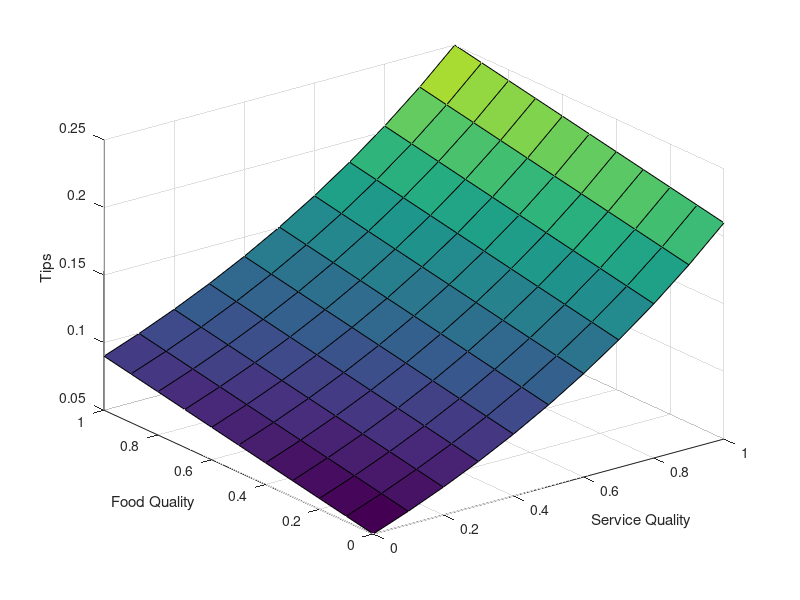

The MATLAB source for this figure: (Note: this script raises an error after producing the figure.)
% motivatingexp.m
x1 = 0:0.1:1;
x2 = 0:0.1:1;
[X1, X2] = meshgrid(x1, x2);
u1 = (exp(X1)-1)/(exp(1)-1);
u2 = X2;
u = 0.8*u1 + 0.2*u2;
tips = (0.25-0.05)*u + 0.05;
figure
surf(X1, X2, tips, 'edgecolor','black', 'facealpha', 1)
xlabel('Service Quality')
ylabel('Food Quality')
zlabel('Tips')
figure
gensurf(readfis('tipper'))
xlabel('Service Quality')
ylabel('Food Quality')
zlabel('Tips')